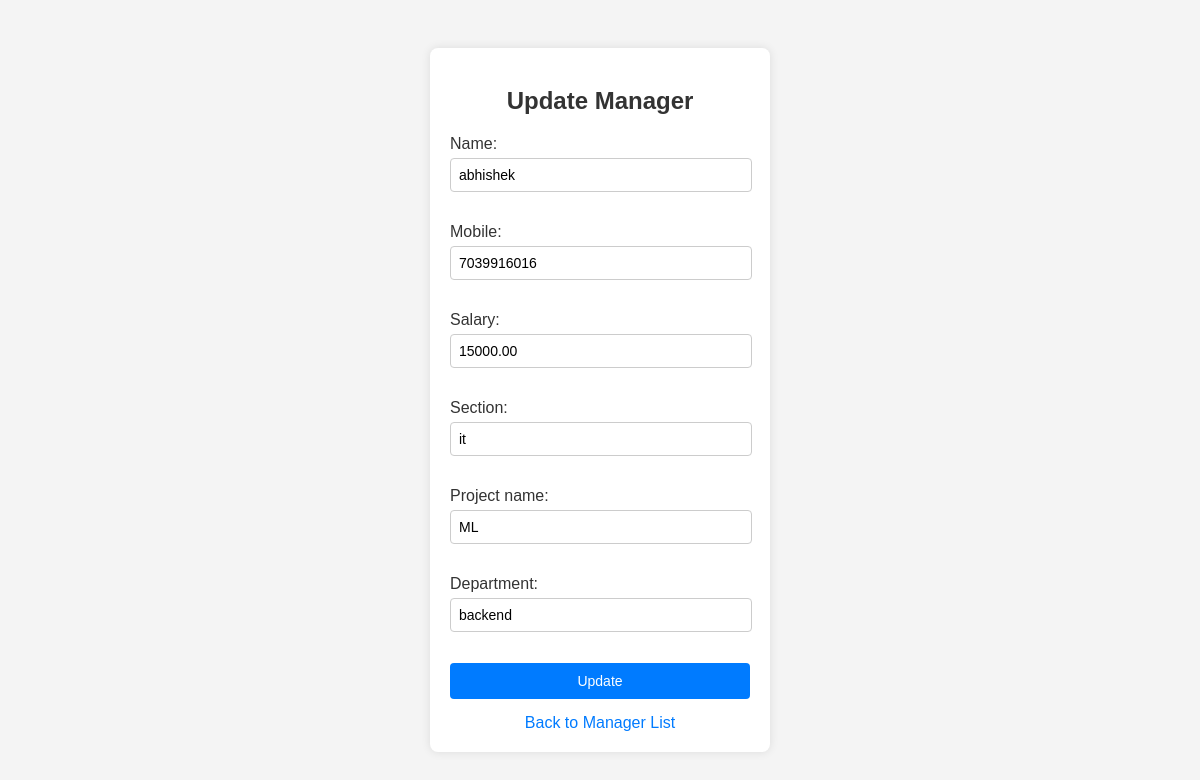
The app's page /update_man/4/ with its own data.
### app_crud/models.py (models this page shows, shortened)
class Manager(models.Model):
    serial_number = models.AutoField(primary_key=True, unique=True)
    name = models.CharField(max_length=100)
    mobile = models.CharField(max_length=15)
    salary = models.DecimalField(max_digits=10, decimal_places=2)
    section = models.CharField(max_length=100)
    project_name = models.CharField(max_length=100)
    department = models.CharField(max_length=100)

### app_crud/views.py (the view)
# urls.py: path('update_man/<int:pk>/', views.update_man, name='update_man'),
def update_man(request, pk):
    manager = get_object_or_404(Manager, pk=pk)
    if request.method == 'POST':
        form = ManagerForm(request.POST, instance=manager)
        if form.is_valid():
            form.save()
            return redirect('Managerr')
    else:
        form = ManagerForm(instance=manager)
    return render(request, 'update_man.html', {'form': form})

### app_crud/form.py
class ManagerForm(forms.ModelForm):
    class Meta:
        model = Manager
        fields = ['name', 'mobile', 'salary', 'section', 'project_name', 'department']

### templates/update_man.html (shortened to what this page needs)
<!DOCTYPE html>
<html lang="en">
<head>
</head>
<body>
    <form method="post">
        <h2>Update Manager</h2>
        {{ form.as_p }}
        <button type="submit">Update</button>
        <a class="back-link" href="{% url 'Managerr' %}">Back to Manager List</a>
    </form>
</body>
</html>

### templates/update_man.html (style rules this page uses)
body { font-family: Arial, sans-serif; background-color: #f4f4f4; margin: 0; padding: 0; display: flex; justify-content: center; align-items: center; height: 100vh; }
form { background-color: #fff; padding: 20px; border-radius: 8px; box-shadow: 0 0 10px rgba(0, 0, 0, 0.1); width: 300px; }
h2 { text-align: center; color: #333; margin-bottom: 20px; }
label { display: block; margin-bottom: 5px; color: #333; }
input[type="text"], input[type="number"] { width: calc(100% - 16px); padding: 8px; margin-bottom: 15px; border: 1px solid #ccc; border-radius: 4px; font-size: 14px; }
button[type="submit"] { background-color: #007bff; color: #fff; border: none; padding: 10px 20px; border-radius: 4px; cursor: pointer; font-size: 14px; width: 100%; }
.back-link { display: block; text-align: center; margin-top: 15px; color: #007bff; text-decoration: none; }

### records on screen
Manager: name "abhishek", mobile "7039916016", salary "15000.00", section "it", project_name "ML", department "backend"
